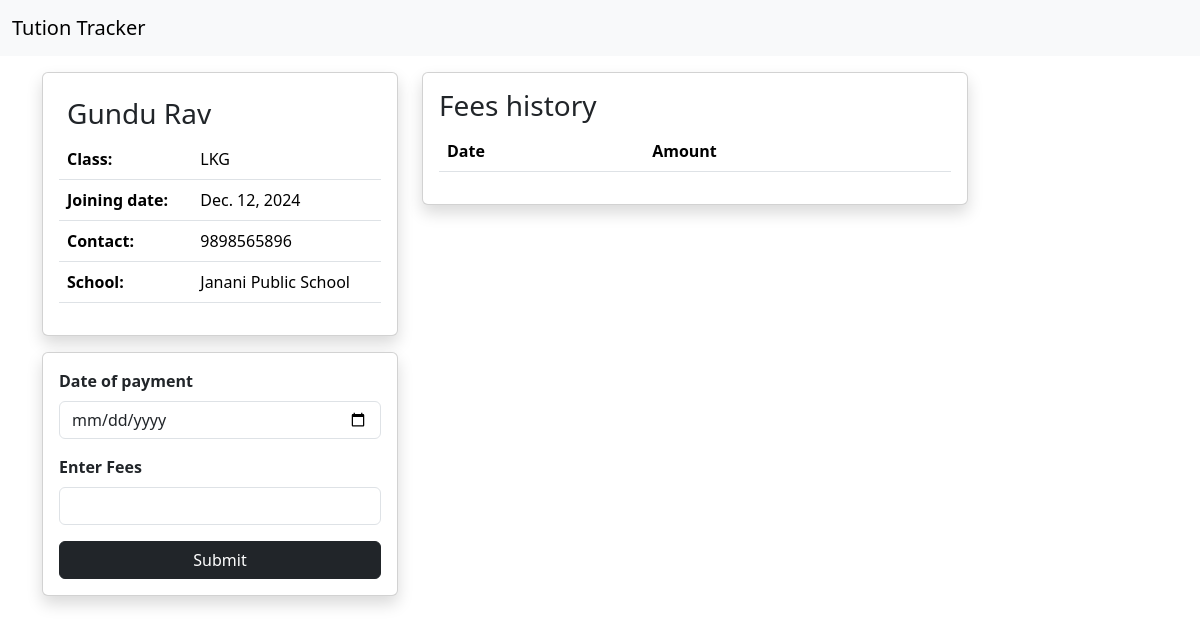
The app's page /student/6 (signed in) with its own data.
### main/models.py (models this page shows, shortened)
class Student(models.Model):
    name = models.CharField("Student's Name", max_length=255)
    class_name = models.ForeignKey(Class, on_delete=models.CASCADE)
    joining_date  = models.DateField("Date of Joining")
    contact_no = models.CharField("Parent's Contact No",max_length=10)
    school = models.ForeignKey(School,on_delete=models.CASCADE)

class Class(models.Model):
    name = models.CharField("Student Class", max_length=20, unique=True)
    def __str__(self):
        return self.name
    class Meta:
        verbose_name_plural = 'Classes'

class School(models.Model):
    name = models.CharField("School Name", max_length=40)
    def __str__(self):
        return self.name

### main/views.py (the view, shortened to what this page needs)
# urls.py: path('student/<int:id>', views.student_detail, name='student_detail'),
@login_required
def student_detail(request, id):
    student = Student.objects.get(id = id)
    return render(request,'main/student_detail.html', {
        "student": student
    })

### main/templates/main/student_detail.html (shortened to what this page needs)
{% extends 'base.html' %}
{% block content %}
<div class="container">
 	<div class="row mt-3">
    	<div class="col-md-4">
			<div class="card shadow">
            	<div class="card-body">
					<div class="m-2 h3">
						{{ student.name }}
					</div>
					<table class="table">
						<tr>
							<td class="fw-bold">Class: </td>
							<td>{{ student.class_name }}</td>
						</tr>
						<tr>
							<td class="fw-bold">Joining date: </td>
							<td>{{ student.joining_date }}</td>
						</tr>
						<tr>
							<td class="fw-bold">Contact:</td>
							<td>{{ student.contact_no }}</td>
						</tr>
						<tr>
							<td class="fw-bold">School:</td>
							<td>{{ student.school }}</td>
						</tr>
					</table>
				</div>
          	</div>
			<div class="card shadow my-3">
                <div class="card-body">
					<form method="POST">
						<div class="mb-3">
							<label for="payment_date" class="form-label"><strong>Date of payment</strong></label>
							<input type="date" id="payment_date" name="payment_date" class="form-control" required>
						</div>
						<div class="mb-3">
							<label for="fees" class="form-label"><strong>Enter Fees</strong></label>
							<input type="number" id="fees" name="amount" class="form-control" required>
						</div>
						<div class="text-center">
							<button type="submit" class="btn btn-dark w-100">Submit</button>
						</div>
					</form>
				</div>
            </div>
		</div>
    	<div class="col-md-6">
      		<div class="card shadow">
				<div class="card-body">
					<h3>Fees history</h3>
					<table class="table">
						<tr>
							<th>Date</th>
							<th>Amount</th>
						</tr>
					</table>
				</div>
			</div>
   		</div>
  	</div>
</div>
{% endblock content %}

### records on screen
Student: name "Gundu Rav", class_name "LKG", joining_date "Dec. 12, 2024", contact_no "9898565896", school "Janani Public School"
